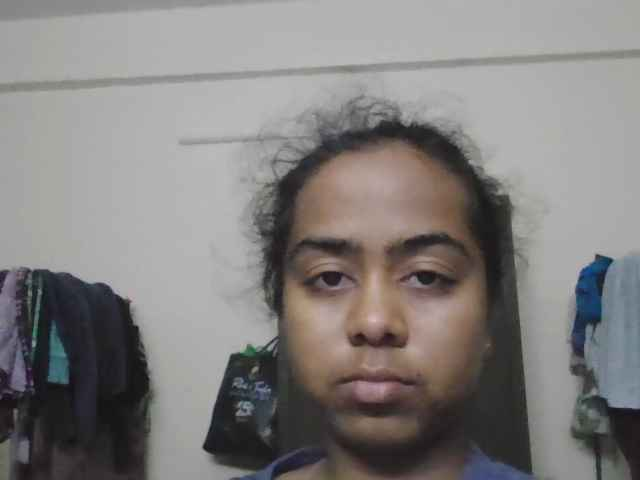
#> input picture app/uploads/4PS22CS062.jpg, 640 x 480 px
$ python -i face_recognition.py   (imports and definitions only)
#> lines starting #> are read from the running program, lines starting #| are printed output that depends on the picture
#> further down, picture is the input picture: shape (480, 640, 3); mean B, G, R 125.7, 126.9, 129.9
import cv2
import numpy as np
import base64

face_detector = cv2.CascadeClassifier(
cv2.data.haarcascades + "haarcascade_frontalface_default.xml"
)

def decode_base64_image(image_string):


  header, encoded = image_string.split(",")

  img_bytes = base64.b64decode(encoded)

  np_arr = np.frombuffer(img_bytes, np.uint8)

  image = cv2.imdecode(np_arr, cv2.IMREAD_COLOR)

  return image


def extract_face_embedding(image):


  gray = cv2.cvtColor(image, cv2.COLOR_BGR2GRAY)
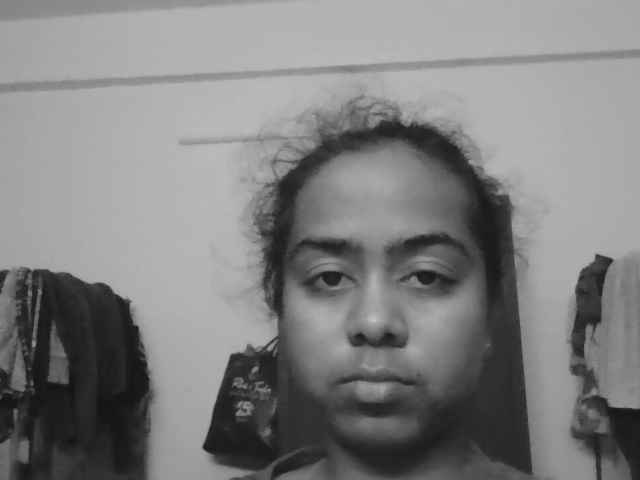
#> gray: shape (480, 640); min 10, max 199, mean 127.6

  faces = face_detector.detectMultiScale(gray, 1.3, 5)
#> faces = [[244, 170, 268, 268]]

  if len(faces) == 0:
      return None

  x, y, w, h = faces[0]
#> x = 244; y = 170; w = 268; h = 268

  face = gray[y:y+h, x:x+w]
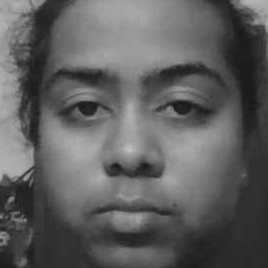
#> face: shape (268, 268); min 20, max 199, mean 95.1

  face = cv2.resize(face, (64,64))
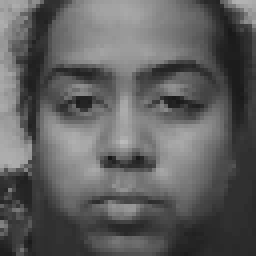
#> face: shape (64, 64) (shown 4 times larger); min 23, max 186, mean 94.9

  embedding = face.flatten()
#> embedding = 4096 values, max 186 at index 2270, min 23 at index 2523, mean 94.91

  embedding = embedding / np.linalg.norm(embedding)
#> embedding = 4096 values, max 0.028 at index 2270, min 0.00346 at index 2523, mean 0.0143

  return embedding.tolist()

>>> import cv2
>>> picture = cv2.imread('../uploads/4PS22CS062.jpg')
>>> result = extract_face_embedding(picture)
#> result has the same summary as embedding in extract_face_embedding

$ run again, on app/uploads/4PS22CS194.jpg
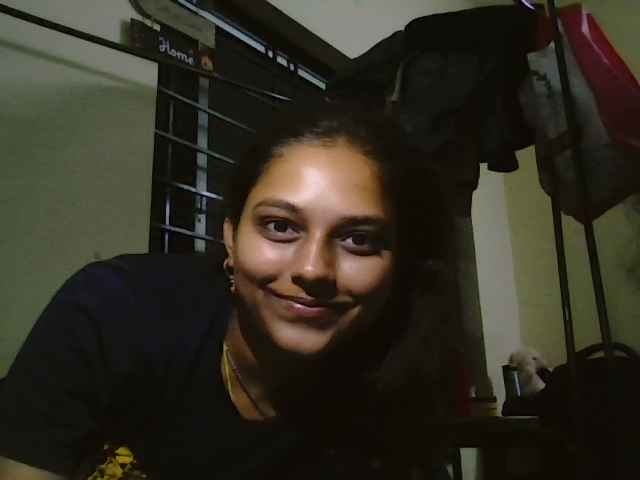
#> input picture app/uploads/4PS22CS194.jpg, 640 x 480 px
#> picture is the input picture: shape (480, 640, 3); mean B, G, R 34.3, 45.8, 49.5
#> in extract_face_embedding, `gray = cv2.cvtColor(image, cv2.COLOR_BGR2GRAY)`:
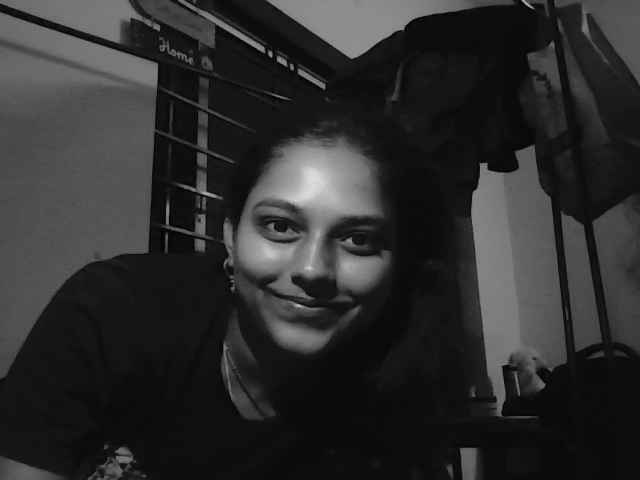
#> gray: shape (480, 640); min 0, max 222, mean 45.6
#> faces = [[212, 156, 198, 198]]
#> x = 212; y = 156; w = 198
#> in extract_face_embedding, `face = cv2.resize(face, (64,64))`:
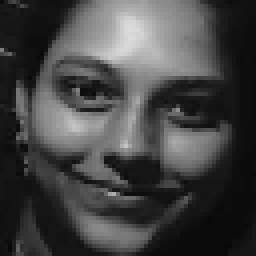
#> face: shape (64, 64) (shown 4 times larger); min 7, max 221, mean 68.1
#> in extract_face_embedding, `embedding = face.flatten()`: embedding = 4096 values, max 221 at index 480, min 7 at index 3960, mean 68.06
#> in extract_face_embedding, `embedding = embedding / np.linalg.norm(embedding)`: embedding = 4096 values, max 0.0396 at index 480, min 0.00126 at index 3960, mean 0.0122
#> result has the same summary as embedding in extract_face_embedding

$ run again, on app/uploads/4PS22EE01.jpg
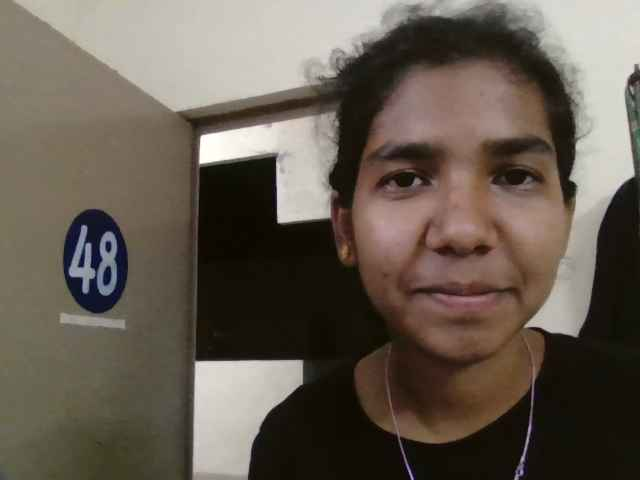
#> input picture app/uploads/4PS22EE01.jpg, 640 x 480 px
#> picture is the input picture: shape (480, 640, 3); mean B, G, R 81.8, 92.7, 102.5
#> in extract_face_embedding, `gray = cv2.cvtColor(image, cv2.COLOR_BGR2GRAY)`:
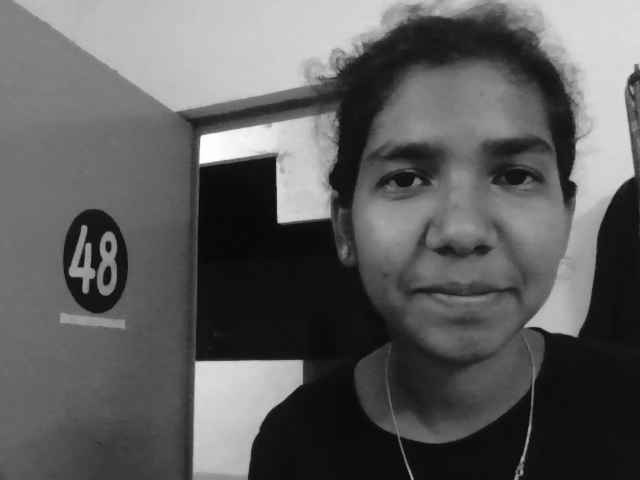
#> gray: shape (480, 640); min 1, max 254, mean 94.3
#> faces = [[324, 68, 267, 267]]
#> x = 324; y = 68; w = 267
#> in extract_face_embedding, `face = cv2.resize(face, (64,64))`:
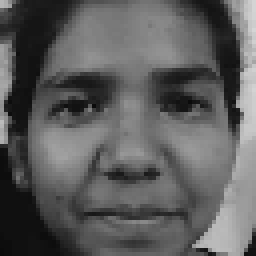
#> face: shape (64, 64) (shown 4 times larger); min 11, max 213, mean 92.8
#> in extract_face_embedding, `embedding = face.flatten()`: embedding = 4096 values, max 213 at index 511, min 11 at index 1647, mean 92.81
#> in extract_face_embedding, `embedding = embedding / np.linalg.norm(embedding)`: embedding = 4096 values, max 0.032 at index 511, min 0.00165 at index 1647, mean 0.0139
#> result has the same summary as embedding in extract_face_embedding
